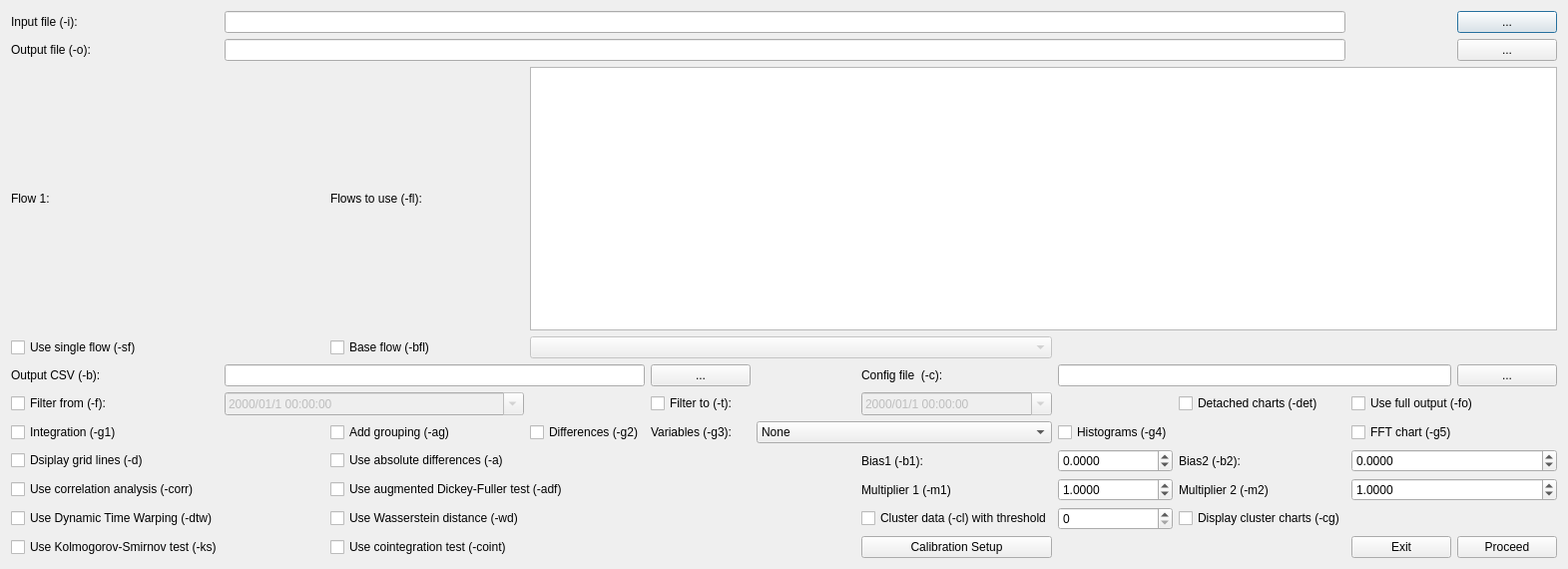
<?xml version="1.0" encoding="UTF-8"?>
<ui version="4.0">
 <class>Dialog</class>
 <widget class="QDialog" name="Dialog">
  <property name="geometry">
   <rect>
    <x>0</x>
    <y>0</y>
    <width>1571</width>
    <height>570</height>
   </rect>
  </property>
  <property name="windowTitle">
   <string>Flowrate</string>
  </property>
  <layout class="QGridLayout" name="gridLayout">
   <item row="9" column="8">
    <widget class="QLabel" name="label_4">
     <property name="text">
      <string>Bias2 (-b2): </string>
     </property>
    </widget>
   </item>
   <item row="9" column="6">
    <widget class="QLabel" name="label_8">
     <property name="text">
      <string>Bias1 (-b1):</string>
     </property>
    </widget>
   </item>
   <item row="10" column="7">
    <widget class="QDoubleSpinBox" name="mult1Value">
     <property name="decimals">
      <number>4</number>
     </property>
     <property name="minimum">
      <double>-9999999.000000000000000</double>
     </property>
     <property name="maximum">
      <double>9999999.000000000000000</double>
     </property>
     <property name="value">
      <double>1.000000000000000</double>
     </property>
    </widget>
   </item>
   <item row="7" column="9" colspan="2">
    <widget class="QCheckBox" name="fullOutputCheck">
     <property name="text">
      <string>Use full output (-fo)</string>
     </property>
    </widget>
   </item>
   <item row="8" column="7">
    <widget class="QCheckBox" name="graph4Check">
     <property name="text">
      <string>Histograms (-g4)</string>
     </property>
    </widget>
   </item>
   <item row="8" column="5" colspan="2">
    <widget class="QComboBox" name="graph3">
     <item>
      <property name="text">
       <string>None</string>
      </property>
     </item>
     <item>
      <property name="text">
       <string>First</string>
      </property>
     </item>
     <item>
      <property name="text">
       <string>Second</string>
      </property>
     </item>
     <item>
      <property name="text">
       <string>Both</string>
      </property>
     </item>
    </widget>
   </item>
   <item row="8" column="3">
    <widget class="QCheckBox" name="graph2Check">
     <property name="text">
      <string>Differences (-g2)</string>
     </property>
    </widget>
   </item>
   <item row="9" column="2">
    <widget class="QCheckBox" name="absDiffCheck">
     <property name="text">
      <string>Use absolute differences (-a)</string>
     </property>
    </widget>
   </item>
   <item row="9" column="0">
    <widget class="QCheckBox" name="displayGridCheck">
     <property name="text">
      <string>Dsiplay grid lines (-d)</string>
     </property>
    </widget>
   </item>
   <item row="8" column="4">
    <widget class="QLabel" name="label_7">
     <property name="text">
      <string>Variables (-g3):</string>
     </property>
    </widget>
   </item>
   <item row="10" column="0">
    <widget class="QCheckBox" name="corrCheck">
     <property name="text">
      <string>Use correlation analysis (-corr)</string>
     </property>
    </widget>
   </item>
   <item row="10" column="2" colspan="2">
    <widget class="QCheckBox" name="adfCheck">
     <property name="text">
      <string>Use augmented Dickey-Fuller test (-adf)</string>
     </property>
    </widget>
   </item>
   <item row="9" column="7">
    <widget class="QDoubleSpinBox" name="bias1Value">
     <property name="decimals">
      <number>4</number>
     </property>
     <property name="minimum">
      <double>-99999999.000000000000000</double>
     </property>
     <property name="maximum">
      <double>99999999.000000000000000</double>
     </property>
    </widget>
   </item>
   <item row="10" column="6">
    <widget class="QLabel" name="label_9">
     <property name="text">
      <string>Multiplier 1 (-m1)</string>
     </property>
    </widget>
   </item>
   <item row="9" column="9" colspan="2">
    <widget class="QDoubleSpinBox" name="bias2Value">
     <property name="decimals">
      <number>4</number>
     </property>
     <property name="minimum">
      <double>-999999999.000000000000000</double>
     </property>
     <property name="maximum">
      <double>99999999999.000000000000000</double>
     </property>
    </widget>
   </item>
   <item row="10" column="8">
    <widget class="QLabel" name="label_10">
     <property name="text">
      <string>Multiplier 2 (-m2)</string>
     </property>
    </widget>
   </item>
   <item row="8" column="9" colspan="2">
    <widget class="QCheckBox" name="graph5Check">
     <property name="text">
      <string>FFT chart (-g5)</string>
     </property>
    </widget>
   </item>
   <item row="8" column="0">
    <widget class="QCheckBox" name="graph1Check">
     <property name="text">
      <string>Integration (-g1)</string>
     </property>
    </widget>
   </item>
   <item row="8" column="2">
    <widget class="QCheckBox" name="checkAddGrouping">
     <property name="text">
      <string>Add grouping (-ag)</string>
     </property>
    </widget>
   </item>
   <item row="10" column="9" colspan="2">
    <widget class="QDoubleSpinBox" name="mult2Value">
     <property name="decimals">
      <number>4</number>
     </property>
     <property name="minimum">
      <double>-9999999.000000000000000</double>
     </property>
     <property name="maximum">
      <double>9999999.000000000000000</double>
     </property>
     <property name="value">
      <double>1.000000000000000</double>
     </property>
    </widget>
   </item>
   <item row="11" column="0">
    <widget class="QCheckBox" name="dtwCheck">
     <property name="text">
      <string>Use Dynamic Time Warping (-dtw)</string>
     </property>
    </widget>
   </item>
   <item row="12" column="0" colspan="2">
    <widget class="QCheckBox" name="ksCheck">
     <property name="text">
      <string>Use Kolmogorov-Smirnov test (-ks)</string>
     </property>
    </widget>
   </item>
   <item row="11" column="2">
    <widget class="QCheckBox" name="wdCheck">
     <property name="text">
      <string>Use Wasserstein distance (-wd)</string>
     </property>
    </widget>
   </item>
   <item row="7" column="1" colspan="2">
    <widget class="QDateTimeEdit" name="filterFrom">
     <property name="enabled">
      <bool>false</bool>
     </property>
     <property name="displayFormat">
      <string>yyyy/MM/d hh:mm:ss</string>
     </property>
     <property name="calendarPopup">
      <bool>true</bool>
     </property>
    </widget>
   </item>
   <item row="7" column="4">
    <widget class="QCheckBox" name="filterToCheck">
     <property name="text">
      <string>Filter to (-t):</string>
     </property>
    </widget>
   </item>
   <item row="7" column="6">
    <widget class="QDateTimeEdit" name="filterTo">
     <property name="enabled">
      <bool>false</bool>
     </property>
     <property name="displayFormat">
      <string>yyyy/MM/d hh:mm:ss</string>
     </property>
     <property name="calendarPopup">
      <bool>true</bool>
     </property>
    </widget>
   </item>
   <item row="7" column="0">
    <widget class="QCheckBox" name="filterFromCheck">
     <property name="text">
      <string>Filter from (-f):</string>
     </property>
    </widget>
   </item>
   <item row="5" column="0">
    <widget class="QLabel" name="label_5">
     <property name="text">
      <string>Output CSV (-b):</string>
     </property>
    </widget>
   </item>
   <item row="0" column="0">
    <widget class="QLabel" name="label">
     <property name="text">
      <string>Input file (-i):</string>
     </property>
    </widget>
   </item>
   <item row="1" column="0">
    <widget class="QLabel" name="label_6">
     <property name="text">
      <string>Output file (-o):</string>
     </property>
    </widget>
   </item>
   <item row="2" column="0">
    <widget class="QLabel" name="label_2">
     <property name="text">
      <string>Flow 1:</string>
     </property>
    </widget>
   </item>
   <item row="1" column="1" colspan="8">
    <widget class="QLineEdit" name="outputFile"/>
   </item>
   <item row="0" column="1" colspan="8">
    <widget class="QLineEdit" name="inputFile">
     <property name="readOnly">
      <bool>true</bool>
     </property>
    </widget>
   </item>
   <item row="0" column="10">
    <widget class="QPushButton" name="selectInputFile">
     <property name="text">
      <string>...</string>
     </property>
    </widget>
   </item>
   <item row="1" column="10">
    <widget class="QPushButton" name="selectOutputFile">
     <property name="text">
      <string>...</string>
     </property>
    </widget>
   </item>
   <item row="12" column="2">
    <widget class="QCheckBox" name="cointCheck">
     <property name="text">
      <string>Use cointegration test (-coint)</string>
     </property>
    </widget>
   </item>
   <item row="12" column="10">
    <widget class="QPushButton" name="processButton">
     <property name="text">
      <string>Proceed</string>
     </property>
    </widget>
   </item>
   <item row="12" column="9">
    <widget class="QPushButton" name="exitButton">
     <property name="text">
      <string>Exit</string>
     </property>
    </widget>
   </item>
   <item row="4" column="0">
    <widget class="QCheckBox" name="useSingleFlow">
     <property name="text">
      <string>Use single flow (-sf)</string>
     </property>
     <property name="checked">
      <bool>false</bool>
     </property>
    </widget>
   </item>
   <item row="2" column="2">
    <widget class="QLabel" name="label_3">
     <property name="text">
      <string>Flows to use (-fl):</string>
     </property>
    </widget>
   </item>
   <item row="4" column="2">
    <widget class="QCheckBox" name="isBaseFlowNeeded">
     <property name="text">
      <string>Base flow (-bfl)</string>
     </property>
    </widget>
   </item>
   <item row="4" column="3" colspan="4">
    <widget class="QComboBox" name="baseFlow">
     <property name="enabled">
      <bool>false</bool>
     </property>
    </widget>
   </item>
   <item row="2" column="3" colspan="8">
    <widget class="QListWidget" name="varList">
     <property name="alternatingRowColors">
      <bool>true</bool>
     </property>
     <property name="selectionMode">
      <enum>QAbstractItemView::MultiSelection</enum>
     </property>
    </widget>
   </item>
   <item row="11" column="6">
    <widget class="QCheckBox" name="checkUseCluster">
     <property name="text">
      <string>Cluster data (-cl) with threshold</string>
     </property>
    </widget>
   </item>
   <item row="11" column="7">
    <widget class="QSpinBox" name="clusterValue">
     <property name="maximum">
      <number>100000000</number>
     </property>
    </widget>
   </item>
   <item row="11" column="8">
    <widget class="QCheckBox" name="checkClusterGraph">
     <property name="text">
      <string>Display cluster charts (-cg)</string>
     </property>
    </widget>
   </item>
   <item row="12" column="6">
    <widget class="QPushButton" name="calibrationSetup">
     <property name="text">
      <string>Calibration Setup</string>
     </property>
    </widget>
   </item>
   <item row="5" column="1" colspan="3">
    <widget class="QLineEdit" name="outputTable"/>
   </item>
   <item row="5" column="4">
    <widget class="QPushButton" name="selectOutputTable">
     <property name="text">
      <string>...</string>
     </property>
    </widget>
   </item>
   <item row="5" column="6">
    <widget class="QLabel" name="label_11">
     <property name="text">
      <string>Config file  (-c):</string>
     </property>
    </widget>
   </item>
   <item row="5" column="10">
    <widget class="QPushButton" name="selectConfigFile">
     <property name="text">
      <string>...</string>
     </property>
    </widget>
   </item>
   <item row="5" column="7" colspan="3">
    <widget class="QLineEdit" name="configFile"/>
   </item>
   <item row="7" column="8">
    <widget class="QCheckBox" name="checkDetached">
     <property name="text">
      <string>Detached charts (-det)</string>
     </property>
    </widget>
   </item>
  </layout>
 </widget>
 <resources/>
 <connections/>
</ui>
